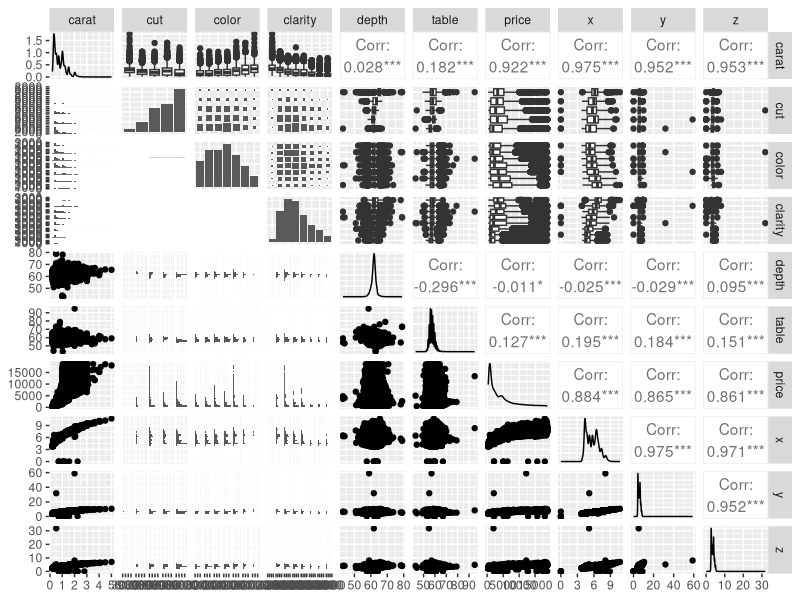
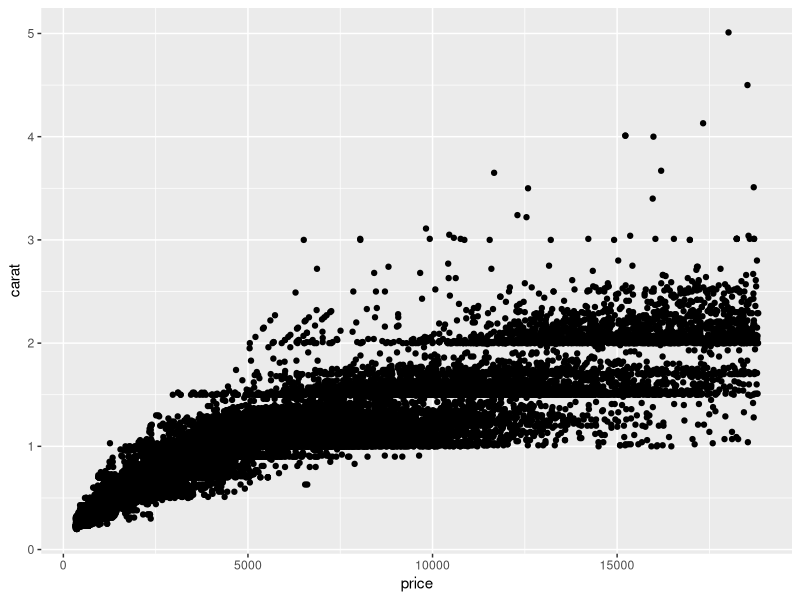
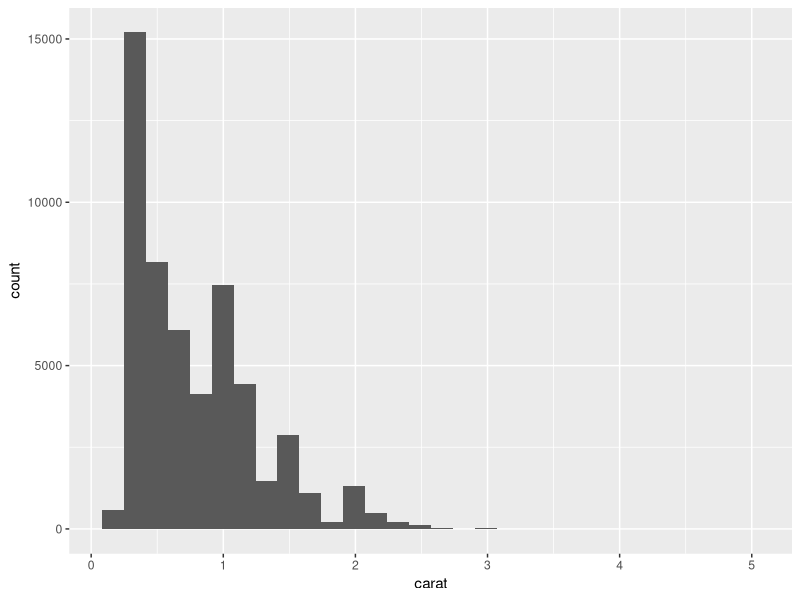

The R script that drew these images, in order:
## ---- chunk 1
library(tidyverse)
library(skimr)
library(GGally)
## ---- chunk 2
# exploring data 
names(diamonds)

dim(diamonds)

summary(diamonds)

head(diamonds)

tail(diamonds)

skimr::skim(diamonds)
## ---- chunk 3
GGally::ggpairs(diamonds)
## ---- chunk 4
ggplot(data = diamonds, aes(x = price, y = carat))+
  geom_point()
## ---- chunk 5
ggplot(data = diamonds, aes(x = carat))+
  geom_histogram()
